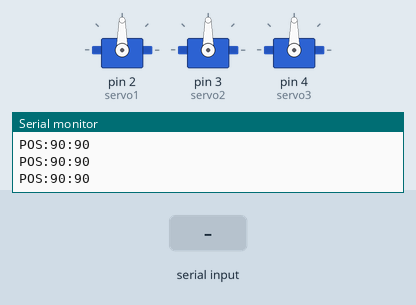
A sketch run on a simulated Arduino Uno, built with avr-gcc and run on an emulated ATmega328P. Shown: 3 × servo, the last lines printed to the serial monitor. The test bench sets the inputs (shaded band).

Above: at 1.7 s.
1.8 s: "SERVOX:\n" received over Serial
At 2.2 s:
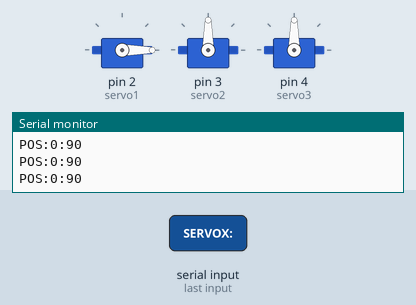
3.3 s: "SERVOY:\n" received over Serial
At 3.6 s:
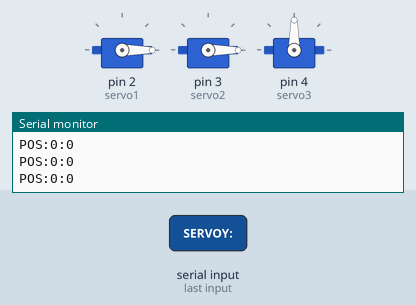
4.8 s: "CALIBRAR\n" received over Serial
At 6.0 s:
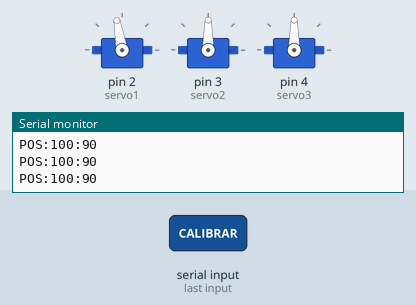
6.3 s: "SERVOY:,45\n" received over Serial
At 6.9 s:
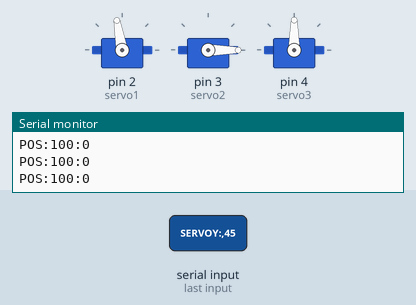
7.8 s: "SERVOX:90\n" received over Serial
At 8.3 s:
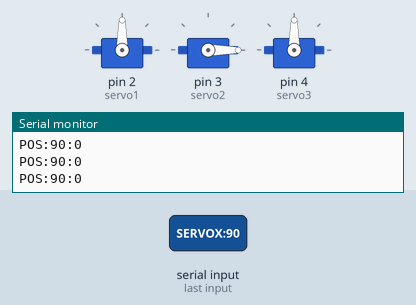
9.3 s: "SERVOX:,45\n" received over Serial
At 10.4 s:
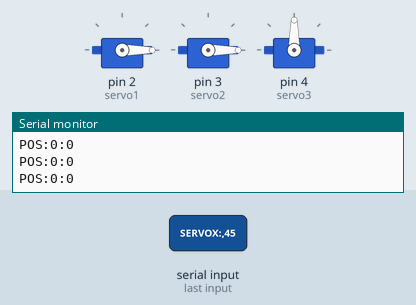
Timing chart, 0 to 11.8 s (numbered marks = the images above; inputs shaded):
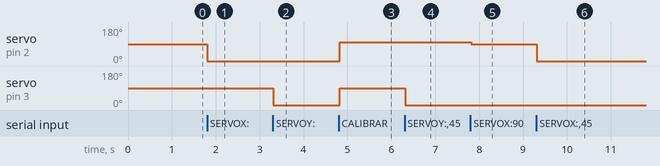

Measured:
- after the input at 1.8 s, servo on pin 2 (servo1): 90° → 0° at once
- after the input at 3.3 s, servo on pin 3 (servo2): 90° → 0° at once
- after the input at 4.8 s, servo on pin 2 (servo1): 0° → 100° at once; servo on pin 3 (servo2): 0° → 90° at once
- after the input at 6.3 s, servo on pin 3 (servo2): 90° → 0° at once
- after the input at 7.8 s, servo on pin 2 (servo1): 100° → 90° at once
- after the input at 9.3 s, servo on pin 2 (servo1): 90° → 0° at once

The sketch:

main.ino
```cpp
#include <Servo.h>

Servo servo1; // X-axis
Servo servo2; // Y-axis
Servo servo3; // Missile trigger

float pos1 = 90; // current X
float pos2 = 90; // current Y
int wait = 20;   // ms delay between actions
float passo = 0.5; // small increment step

unsigned long lastFeedbackTime = 0;
const unsigned long feedbackInterval = 100; // ms

void setup() {
  Serial.begin(9600);
  servo1.attach(2);
  servo2.attach(3);
  servo3.attach(4);
  delay(500);

  servo1.write(pos1);
  servo2.write(pos2);
  servo3.write(90); // Neutral position
}

void movement1(int signal) {
  if (signal == 1) {
    pos1 = constrain(pos1 - passo, 0, 180);
  } else if (signal == 2) {
    pos1 = constrain(pos1 + passo, 0, 180);
  }
  servo1.write(pos1);
}

void movement2(int signal) {
  if (signal == 1) {
    pos2 = constrain(pos2 + passo, 0, 180);
  } else if (signal == 2) {
    pos2 = constrain(pos2 - passo, 0, 180);
  }
  servo2.write(pos2);
}

void missile(int signal) {
  if (signal == 1) {
    servo3.write(180);
    delay(5 * wait);
    servo3.write(0);
    delay(5 * wait);
    servo3.write(90);
  }
}

void sendPositionFeedback() {
  unsigned long now = millis();
  if (now - lastFeedbackTime > feedbackInterval) {
    Serial.print("POS:");
    Serial.print((int)pos1);
    Serial.print(":");
    Serial.println((int)pos2);
    lastFeedbackTime = now;
  }
}

void loop() {
  // Process all available commands in buffer
  while (Serial.available() > 0) {
    String input = Serial.readStringUntil('\n');
    input.trim(); // removes trailing newline, etc.

    if (input.startsWith("SERVOX:")) {
      int angle = input.substring(7).toInt();
      pos1 = constrain(angle, 0, 180);
      servo1.write(pos1);
    }
    else if (input.startsWith("SERVOY:")) {
      int angle = input.substring(7).toInt();
      pos2 = constrain(angle, 0, 180);
      servo2.write(pos2);
    }
    else if (input == "CALIBRAR") {
      pos1 = 100;
      pos2 = 90;
      servo1.write(pos1);
      servo2.write(pos2);
    }
    else if (input.length() >= 7 && input.charAt(0) == '[' && input.charAt(6) == ']') {
      int signal1 = input.charAt(1) - '0'; // X movement
      int signal2 = input.charAt(3) - '0'; // Y movement
      int signal3 = input.charAt(5) - '0'; // Missile
      movement1(signal1);
      delay(wait);
      movement2(signal2);
      delay(wait);
      missile(signal3);
    }

    // Optional: print for debugging
    // Serial.println("Received: " + input);
  }

  sendPositionFeedback(); // Periodically update GUI with position
  delay(wait); // Stability delay
}
```
